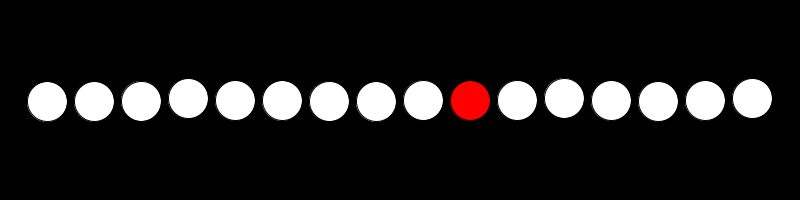
Frame 1 (no input)
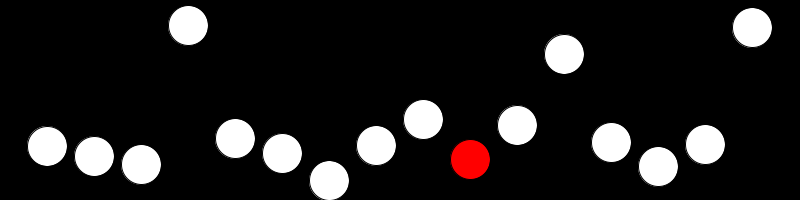
Frame 60 (the mouse pressed at the canvas centre just before this capture)
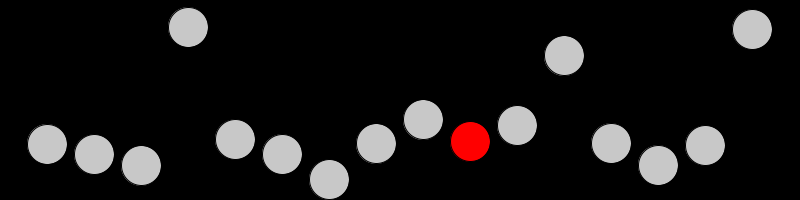
Frame 120 (the mouse held since frame 60 and released just before this capture)

The Processing sketch that drew these frames (run headless with seeded random() and noise(); from frame 60 on, the mouse is pressed at the canvas centre):

// Processing sketch: Assignment_7
// ── Assignment_7.pde
//special dot global variable //<>//
int chosenWAN;  //<>//
// game over global boolean
boolean ggnore = false;

void setup() {
  size(800, 200);
  //calls newgame
  newGame();
} 
// pressing space key calls newgame
void keyPressed() {
  if (key == ' ') {
    newGame();
  }
}
// hittest upon mousepress
void mousePressed () {
  // if mousepress and hittest are true, reinitialize position of red dot
    if  (ggnore == false && circleHitTest(mouseX, mouseY, xpos[chosenWAN], ypos[chosenWAN], 40 / 2)) {
    chosenWAN = int(random(0, 15));
    ggnore = false;
    // if hittest is false game over
  } else if (!(circleHitTest(mouseX, mouseY, xpos[chosenWAN], ypos[chosenWAN], 40 / 2))) {
    ggnore = true;
  }
}


void draw() {
  background(0);


  fill(255);
  for (int i = 0; i < 16; i++) {
// speed of dots
    ypos[i] = ypos[i] + speeds[i];
    if (ypos[i] + 40 / 2 > height) {
      speeds[i] = -speeds[i];
    } else if (ypos[i] - 40 / 2 < 0) {
      speeds[i] = -speeds[i];
    }
    //conditional for red or not

    if (chosenWAN == i) {
      fill(255, 0, 0);
    } else if (ggnore == false){
      fill(255);
    } else if (ggnore) {
      fill(200);
      speeds[i] = 0;
    }

    // draws dot
    drawDot(xpos[i], ypos[i]);
  }
}
// ── Hittest.pde
// hittest boolean 
boolean circleHitTest(float pX, float pY, float cX, float cY, float radius) {
  
  // calculate distance from pX, pY  to centre of circle
  float d = dist(pX, pY, cX, cY);

  // if it's less than radius, we have a hit
  if (d < radius) {
    return true;
  } else {
    return false;
  }
} 
// ── X_position.pde
// array for x position
float [] xpos = new float[16];
// ── Y_position.pde
//y position array
float[] ypos = new float[16];
// ── drawdot.pde
// drawing dot
void drawDot(float x, float y){
  //array loop
   for (int i = 0; i < ypos.length; i++) {
   }
     for (int i = 0; i < xpos.length; i++) {
     }
  ellipse(x,y,40,40);
}
// ── newGame.pde
 //<>//
void newGame() {
  ggnore = false;
  chosenWAN =  int(random(0, 15));
  float xAr = 0;
  for (int u = 0; u < ypos.length; u++) {
    ypos[u] = height/2;
  }
  for (int i = 0; i < xpos.length; i++) {
    xpos[i] = 0;
    xAr = xAr + width/17;
    xpos[i] =+ xAr; //<>//
  }
  for (int i = 0; i < 16; i++) {
    // random speed 
    int Whyme = int(random(0, 100));
    if (Whyme > 50) {
      speeds[i] = random(-2, -0.3);
    }
    if (Whyme <= 50) {
      speeds[i] = random(0.3, 2);
    }
  }
}
// ── speeds.pde
//array speeds
float[] speeds = new float[16];
